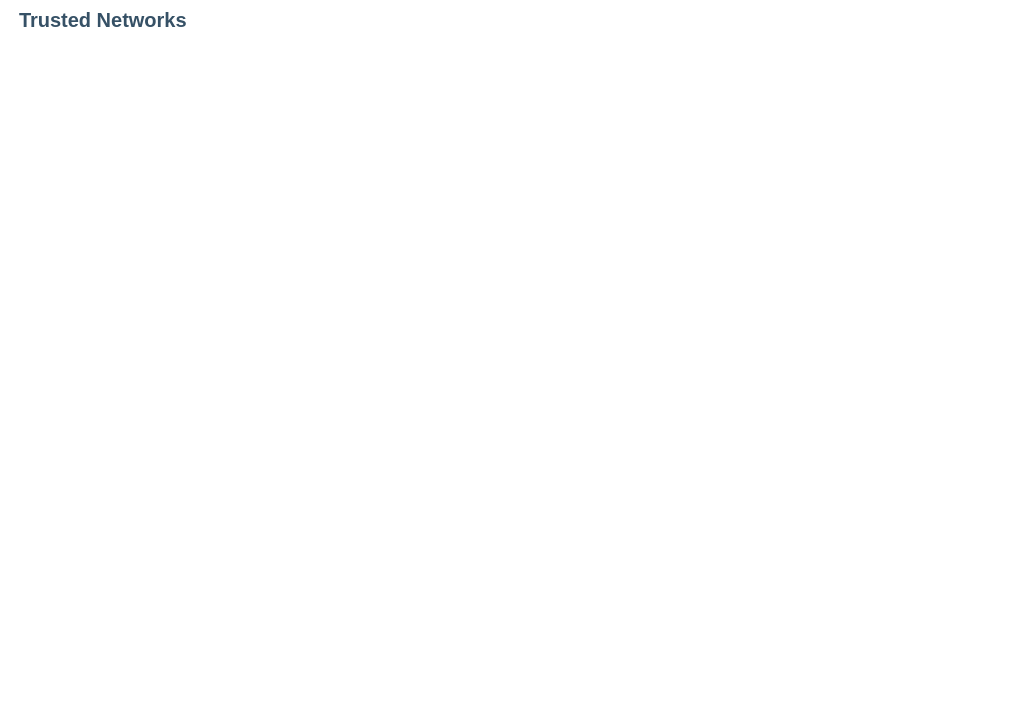
<?xml version="1.0" encoding="UTF-8"?>
<ui version="4.0">
 <class>Form</class>
 <widget class="QWidget" name="Form">
  <property name="geometry">
   <rect>
    <x>0</x>
    <y>0</y>
    <width>1016</width>
    <height>720</height>
   </rect>
  </property>
  <property name="windowTitle">
   <string>Form</string>
  </property>
  <property name="styleSheet">
   <string notr="true">background-color: #ffffff;</string>
  </property>
  <layout class="QVBoxLayout" name="verticalLayout_3">
   <property name="spacing">
    <number>0</number>
   </property>
   <property name="leftMargin">
    <number>0</number>
   </property>
   <property name="topMargin">
    <number>0</number>
   </property>
   <property name="rightMargin">
    <number>0</number>
   </property>
   <property name="bottomMargin">
    <number>0</number>
   </property>
   <item>
    <widget class="QFrame" name="frame">
     <property name="frameShape">
      <enum>QFrame::Shape::NoFrame</enum>
     </property>
     <property name="frameShadow">
      <enum>QFrame::Shadow::Raised</enum>
     </property>
     <layout class="QVBoxLayout" name="verticalLayout">
      <property name="spacing">
       <number>4</number>
      </property>
      <property name="leftMargin">
       <number>0</number>
      </property>
      <property name="topMargin">
       <number>0</number>
      </property>
      <property name="rightMargin">
       <number>0</number>
      </property>
      <property name="bottomMargin">
       <number>0</number>
      </property>
      <item>
       <widget class="QFrame" name="frHeader">
        <property name="maximumSize">
         <size>
          <width>16777215</width>
          <height>64</height>
         </size>
        </property>
        <property name="styleSheet">
         <string notr="true">#lblPageName {
	font-size: 20px;
	text-transform: uppercase;
	font-weight: bold;
	color: #365166;
}</string>
        </property>
        <property name="frameShape">
         <enum>QFrame::Shape::NoFrame</enum>
        </property>
        <layout class="QHBoxLayout" name="horizontalLayout_2">
         <property name="spacing">
          <number>4</number>
         </property>
         <property name="leftMargin">
          <number>8</number>
         </property>
         <property name="topMargin">
          <number>8</number>
         </property>
         <property name="rightMargin">
          <number>8</number>
         </property>
         <property name="bottomMargin">
          <number>8</number>
         </property>
         <item>
          <widget class="QLabel" name="lblPageIcon">
           <property name="maximumSize">
            <size>
             <width>48</width>
             <height>48</height>
            </size>
           </property>
           <property name="text">
            <string/>
           </property>
           <property name="pixmap">
            <pixmap resource="../../resources.qrc">:/root/resources/icons8-wifi-passed-48.png</pixmap>
           </property>
          </widget>
         </item>
         <item>
          <widget class="QLabel" name="lblPageName">
           <property name="text">
            <string>Trusted Networks</string>
           </property>
          </widget>
         </item>
         <item>
          <spacer name="horizontalSpacer">
           <property name="orientation">
            <enum>Qt::Orientation::Horizontal</enum>
           </property>
           <property name="sizeHint" stdset="0">
            <size>
             <width>40</width>
             <height>20</height>
            </size>
           </property>
          </spacer>
         </item>
        </layout>
       </widget>
      </item>
      <item>
       <widget class="QFrame" name="frBody">
        <property name="frameShape">
         <enum>QFrame::Shape::NoFrame</enum>
        </property>
        <layout class="QVBoxLayout" name="verticalLayout_2">
         <property name="spacing">
          <number>4</number>
         </property>
         <property name="leftMargin">
          <number>0</number>
         </property>
         <property name="topMargin">
          <number>0</number>
         </property>
         <property name="rightMargin">
          <number>0</number>
         </property>
         <property name="bottomMargin">
          <number>0</number>
         </property>
         <item>
          <widget class="QStackedWidget" name="stackedWidget">
           <property name="currentIndex">
            <number>1</number>
           </property>
           <widget class="QWidget" name="pageEmpty">
            <widget class="QFrame" name="frEmpty">
             <property name="geometry">
              <rect>
               <x>0</x>
               <y>0</y>
               <width>1016</width>
               <height>652</height>
              </rect>
             </property>
             <property name="frameShape">
              <enum>QFrame::Shape::NoFrame</enum>
             </property>
             <property name="frameShadow">
              <enum>QFrame::Shadow::Raised</enum>
             </property>
             <layout class="QVBoxLayout" name="verticalLayout_5">
              <property name="spacing">
               <number>4</number>
              </property>
              <property name="leftMargin">
               <number>8</number>
              </property>
              <property name="topMargin">
               <number>8</number>
              </property>
              <property name="rightMargin">
               <number>8</number>
              </property>
              <property name="bottomMargin">
               <number>8</number>
              </property>
              <item>
               <widget class="QFrame" name="frStatus">
                <property name="minimumSize">
                 <size>
                  <width>0</width>
                  <height>48</height>
                 </size>
                </property>
                <property name="maximumSize">
                 <size>
                  <width>16777215</width>
                  <height>64</height>
                 </size>
                </property>
                <property name="styleSheet">
                 <string notr="true">#lblStatusText {
	color: #2196f3;
	font-weight: bold;
	font-size: 16px;
}</string>
                </property>
                <property name="frameShape">
                 <enum>QFrame::Shape::NoFrame</enum>
                </property>
                <property name="frameShadow">
                 <enum>QFrame::Shadow::Raised</enum>
                </property>
                <layout class="QHBoxLayout" name="horizontalLayout_9">
                 <property name="spacing">
                  <number>4</number>
                 </property>
                 <property name="leftMargin">
                  <number>8</number>
                 </property>
                 <property name="topMargin">
                  <number>8</number>
                 </property>
                 <property name="rightMargin">
                  <number>8</number>
                 </property>
                 <property name="bottomMargin">
                  <number>8</number>
                 </property>
                 <item>
                  <widget class="QLabel" name="lblStatusIcon">
                   <property name="minimumSize">
                    <size>
                     <width>32</width>
                     <height>32</height>
                    </size>
                   </property>
                   <property name="maximumSize">
                    <size>
                     <width>32</width>
                     <height>32</height>
                    </size>
                   </property>
                   <property name="text">
                    <string/>
                   </property>
                   <property name="pixmap">
                    <pixmap resource="../../resources.qrc">:/root/resources/icons8-info-32.png</pixmap>
                   </property>
                  </widget>
                 </item>
                 <item>
                  <widget class="QLabel" name="lblStatusText">
                   <property name="text">
                    <string>No data.</string>
                   </property>
                   <property name="alignment">
                    <set>Qt::AlignmentFlag::AlignLeading|Qt::AlignmentFlag::AlignLeft|Qt::AlignmentFlag::AlignVCenter</set>
                   </property>
                  </widget>
                 </item>
                </layout>
               </widget>
              </item>
              <item>
               <spacer name="verticalSpacer">
                <property name="orientation">
                 <enum>Qt::Orientation::Vertical</enum>
                </property>
                <property name="sizeHint" stdset="0">
                 <size>
                  <width>20</width>
                  <height>40</height>
                 </size>
                </property>
               </spacer>
              </item>
             </layout>
            </widget>
           </widget>
           <widget class="QWidget" name="pageData">
            <widget class="QFrame" name="frData">
             <property name="geometry">
              <rect>
               <x>0</x>
               <y>0</y>
               <width>1016</width>
               <height>652</height>
              </rect>
             </property>
             <property name="frameShape">
              <enum>QFrame::Shape::NoFrame</enum>
             </property>
             <property name="frameShadow">
              <enum>QFrame::Shadow::Raised</enum>
             </property>
             <layout class="QVBoxLayout" name="verticalLayout_4">
              <property name="spacing">
               <number>4</number>
              </property>
              <property name="leftMargin">
               <number>0</number>
              </property>
              <property name="topMargin">
               <number>0</number>
              </property>
              <property name="rightMargin">
               <number>0</number>
              </property>
              <property name="bottomMargin">
               <number>0</number>
              </property>
             </layout>
            </widget>
           </widget>
          </widget>
         </item>
        </layout>
       </widget>
      </item>
     </layout>
    </widget>
   </item>
  </layout>
 </widget>
 <resources>
  <include location="../../resources.qrc"/>
 </resources>
 <connections/>
</ui>
